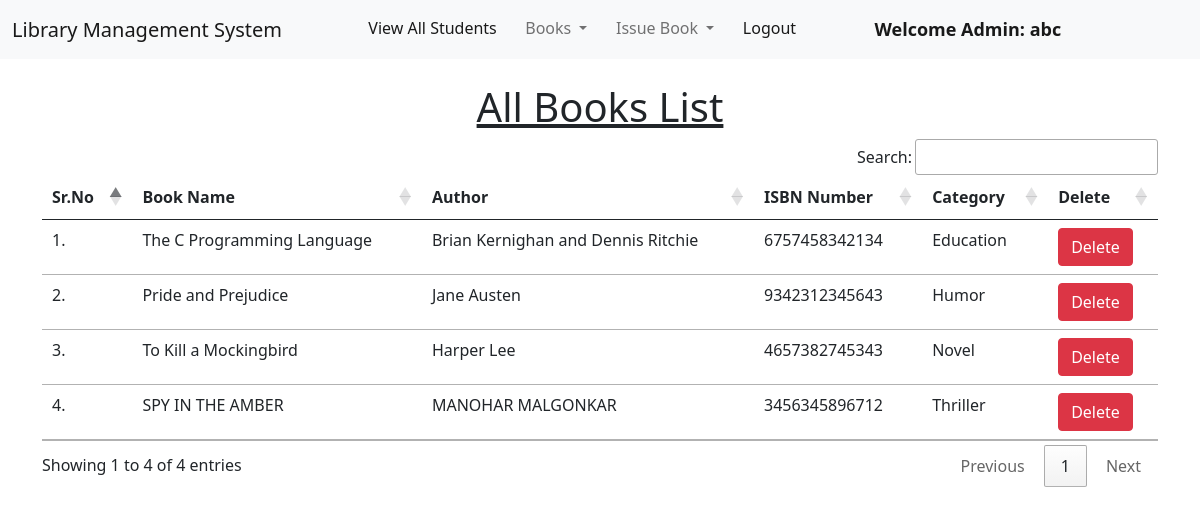
/view_books/ (signed in), run on the app's committed database.
### library/models.py (models this page shows, shortened)
class Book(models.Model):
    name = models.CharField(max_length=200)
    author = models.CharField(max_length=200)
    isbn = models.PositiveIntegerField()
    category = models.CharField(max_length=50)

### library/views.py (the view)
# urls.py: path("view_books/", views.view_books, name="view_books"),
@login_required(login_url = '/admin_login')
def view_books(request):
    books = Book.objects.all()
    return render(request, "view_books.html", {'books':books})

### library/templates/view_books.html (shortened to what this page needs)
{% extends 'admin_navbar.html' %}
{% load static %}
{% block body %}
<div class="container mt-4">
    <h1 class="text-center"><u>All Books List</u></h1>
    <table class="table table-hover" id="example">
        <thead>
            <tr>
                <th>Sr.No</th>
                <th>Book Name</th>
                <th>Author</th>
                <th>ISBN Number</th>
                <th>Category</th>
                <th>Delete</th>
            </tr>
        </thead>
        <tbody>
            {% for book in books %}
            <tr>
                <td>{{forloop.counter}}.</td>
                <td>{{book.name}}</td>
                <td>{{book.author}}</td>
                <td>{{book.isbn}}</td>
                <td>{{book.category}}</td>
                <td><a href="/delete_book/{{book.id}}/" class="btn btn-danger" onclick="return confirm('Are you sure you want to delete this book?')">Delete</a></td>
            </tr>
            {% endfor %}
        </tbody>
    </table>
    </div>
{% endblock %}

### library/templates/admin_navbar.html (shortened to what this page needs)
<!doctype html>
<html lang="en">
  <head>
    <link href="https://cdn.jsdelivr.net/npm/bootstrap@5.1.0/dist/css/bootstrap.min.css" rel="stylesheet">
    <link rel="stylesheet" href="https://cdn.datatables.net/1.10.25/css/jquery.dataTables.min.css">
    <link rel="stylesheet" href="https://cdn.datatables.net/buttons/1.7.1/css/buttons.dataTables.min.css">
  </head>
  <body>
    <nav class="navbar navbar-expand-lg navbar-light bg-light">
        <div class="container-fluid">
          <a class="navbar-brand" href="#">Library Management System</a>
          <div class="collapse navbar-collapse" id="navbarSupportedContent">
            <ul class="navbar-nav me-auto mb-2 mb-lg-0">
              <li class="nav-item">
                <a class="nav-link active" aria-current="page" href="/view_students/">View All Students</a>
              </li>
              <li class="nav-item dropdown">
                <a class="nav-link dropdown-toggle" href="#" id="navbarDropdown" role="button" data-bs-toggle="dropdown" aria-expanded="false">
                  Books
                </a>
              </li>
              <li class="nav-item dropdown">
                <a class="nav-link dropdown-toggle" href="#" id="navbarDropdown" role="button" data-bs-toggle="dropdown" aria-expanded="false">
                  Issue Book
                </a>
              </li>
              <li class="nav-item">
                <a class="nav-link active" aria-current="page" href="/logout/">Logout</a>
              </li>
              <li class="nav-item">
                <a style="font-weight:600; font-family:'Segoe UI', Tahoma, Geneva, Verdana, sans-serif; font-size: large;" class="nav-link active" href="#">Welcome Admin: {{request.user}}</a>
              </li>
            </ul>
          </div>
        </div>
      </nav>
      {% block body %}
      {% endblock %}
  </body>
</html>

### data on the page
Book: name "The C Programming Language", author "Brian Kernighan and Dennis Ritchie", isbn "6757458342134", category "Education"
Book: name "Pride and Prejudice", author "Jane Austen", isbn "9342312345643", category "Humor"
Book: name "To Kill a Mockingbird", author "Harper Lee", isbn "4657382745343", category "Novel"
Book: name "SPY IN THE AMBER", author "MANOHAR MALGONKAR", isbn "3456345896712", category "Thriller"

### other printed values
{{ request.user }} "abc"
